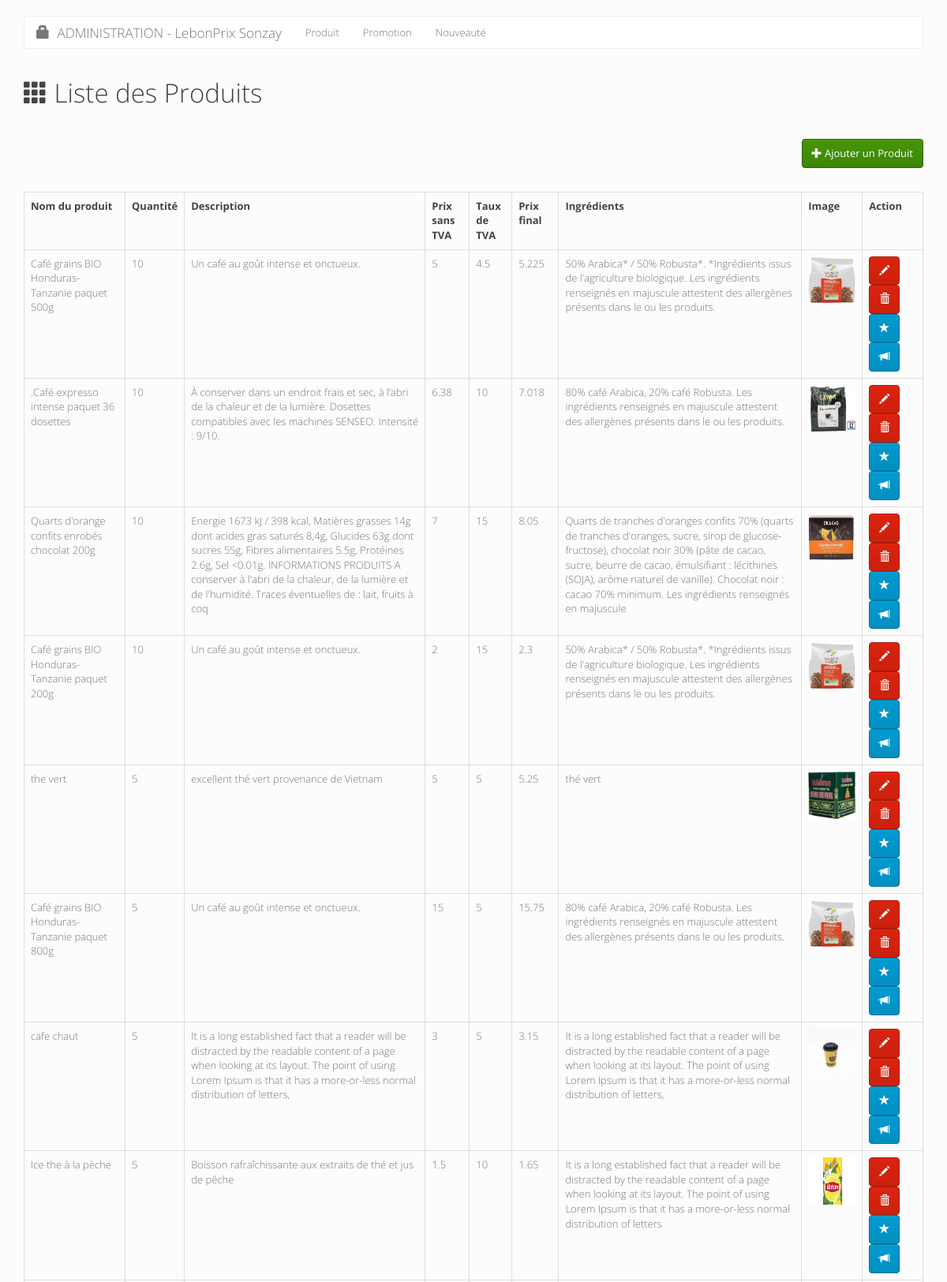
/BackOffice/list_produits.php (signed in, upper part), run on the app's committed database.
### tables this page shows
CREATE TABLE `produit` (
  `id` int(11) NOT NULL,
  `nom_produit` varchar(50) NOT NULL,
  `description` varchar(300) NOT NULL,
  `ingredients` varchar(300) NOT NULL,
  `image` varchar(250) DEFAULT NULL,
  `prix` float NOT NULL,
  `categorie_id` int(11) DEFAULT NULL,
  `prix_sans_tva` float NOT NULL,
  `taux_tva` float NOT NULL,
  `quantite` int(11) NOT NULL
);

### BackOffice/list_Produits.php (the view, shortened to what this page needs)
<?php
require_once('../template/header.php');
require_once('config/connexionBD.php');
$sql = "SELECT * FROM produit";
$result = $bdd->query($sql);
$produits = $result->fetchAll(PDO::FETCH_OBJ);
?>
<h1>
    <span class="glyphicon glyphicon-th"></span>
    Liste des Produits
</h1>
<div class="list-actions clearfix" style="margin: 0px 0px 30px 0px;">
    <a href="form_insert.php" class="btn btn-success" style="float:right;">
        <span class="glyphicon glyphicon-plus"></span>
        Ajouter un Produit
    </a>
</div>
<table class="table table-bordered">
    <tr>
        <th>Nom du produit</th>
        <th>Quantité</th>
        <th>Description</th>
        <th>Prix sans TVA</th>
        <th>Taux de TVA</th>
        <th>Prix final</th>
        <th>Ingrédients</th>
        <th>Image</th>
        <th>Action</th>
    </tr>
    <?php foreach ($produits as $p): ?>
    <tr>
        <td><?= $p->nom_produit ?></td>
        <td><?= $p->quantite ?></td>
        <td><?= $p->description ?></td>
        <td><?= $p->prix_sans_tva ?></td>
        <td><?= $p->taux_tva ?></td>
        <td><?= $p->prix ?></td>
        <td><?= $p->ingredients ?></td>
        <td><img src="<?= $p->image ?>" /></td>
        <td class="actions">
            <a href="form_update.php?id=<?= $p->id ?>" class="btn btn-primary">
                <span class="glyphicon glyphicon-pencil"></span>
            </a>
            <a href="delete.php?id=<?= $p->id ?>" class="btn btn-primary" onclick="return confirm('Supprimer définitivement ce produit ?');">
                <span class="glyphicon glyphicon-trash"></span>
            </a>
            <a href="promotion_insert.php?id=<?= $p->id ?>" class="btn btn-info" onclick="return confirm('Vous voulez rajouter ce produit en promotion ?');">
                <span class="glyphicon glyphicon-star"></span>
            </a>
            <a href="nouveaute_insert.php?id=<?= $p->id ?>" class="btn btn-info" onclick="return confirm('Vous voulez mettre ce produit comme nouveauté ?');">
                <span class="glyphicon glyphicon-bullhorn"></span>
            </a>
        </td>
    </tr>
    <?php endforeach; ?>
</table>
<?php
require_once('../template/footer.php');
?>

### assets/css/styles.css (style rules this page uses)
body { padding-top: 20px; padding-bottom: 20px; }
section h1 { margin-bottom: 40px; }
section h1 span { font-size: 30px; }

### BackOffice/list_Produits.php (style rules this page uses)
img { width: 60px; height: 60px; }

### data on the page
produit: nom_produit "Café grains BIO Honduras-Tanzanie paquet 500g", quantite "10", description "Un café au goût intense et onctueux.", prix_sans_tva "5", taux_tva "4.5", prix "5.225", ingredients "50% Arabica* / 50% Robusta*. *Ingrédients issus de l'agriculture biologique. Les ingrédients renseignés en majuscule attestent des allergènes présents dans le ou les produits.", image (picture)
produit: nom_produit ".Café expresso intense paquet 36 dosettes", quantite "10", description "À conserver dans un endroit frais et sec, à l’abri de la chaleur et de la lumière. Dosettes compatibles avec les machines SENSEO. Intensité : 9/10.", prix_sans_tva "6.38", taux_tva "10", prix "7.018", ingredients "80% café Arabica, 20% café Robusta. Les ingrédients renseignés en majuscule attestent des allergènes présents dans le ou les produits.", image (picture)
produit: nom_produit "Quarts d'orange confits enrobés chocolat 200g", quantite "10", description "Energie 1673 kJ / 398 kcal, Matières grasses 14g dont acides gras saturés 8,4g, Glucides 63g dont sucres 55g, Fibres alimentaires 5.5g, Protéines 2.6g, Sel <0.01g. INFORMATIONS PRODUITS A conserver à l'abri de la chaleur, de la lumière et de l'humidité. Traces éventuelles de : lait, fruits à coq", prix_sans_tva "7", taux_tva "15", prix "8.05", ingredients "Quarts de tranches d'oranges confits 70% (quarts de tranches d'oranges, sucre, sirop de glucose-fructose), chocolat noir 30% (pâte de cacao, sucre, beurre de cacao, émulsifiant : lécithines (SOJA), arôme naturel de vanille). Chocolat noir : cacao 70% minimum. Les ingrédients renseignés en majuscule", image (picture)
produit: nom_produit "Café grains BIO Honduras-Tanzanie paquet 200g", quantite "10", description "Un café au goût intense et onctueux.", prix_sans_tva "2", taux_tva "15", prix "2.3", ingredients "50% Arabica* / 50% Robusta*. *Ingrédients issus de l'agriculture biologique. Les ingrédients renseignés en majuscule attestent des allergènes présents dans le ou les produits.", image (picture)
produit: nom_produit "the vert", quantite "5", description "excellent thé vert provenance de Vietnam", prix_sans_tva "5", taux_tva "5", prix "5.25", ingredients "thé vert", image (picture)
produit: nom_produit "Café grains BIO Honduras-Tanzanie paquet 800g", quantite "5", description "Un café au goût intense et onctueux.", prix_sans_tva "15", taux_tva "5", prix "15.75", ingredients "80% café Arabica, 20% café Robusta. Les ingrédients renseignés en majuscule attestent des allergènes présents dans le ou les produits.", image (picture)
produit: nom_produit "cafe chaut", quantite "5", description "It is a long established fact that a reader will be distracted by the readable content of a page when looking at its layout. The point of using Lorem Ipsum is that it has a more-or-less normal distribution of letters,", prix_sans_tva "3", taux_tva "5", prix "3.15", ingredients "It is a long established fact that a reader will be distracted by the readable content of a page when looking at its layout. The point of using Lorem Ipsum is that it has a more-or-less normal distribution of letters,", image (picture)
produit: nom_produit "Ice the à la pèche", quantite "5", description "Boisson rafraîchissante aux extraits de thé et jus de pêche", prix_sans_tva "1.5", taux_tva "10", prix "1.65", ingredients "It is a long established fact that a reader will be distracted by the readable content of a page when looking at its layout. The point of using Lorem Ipsum is that it has a more-or-less normal distribution of letters", image (picture)
